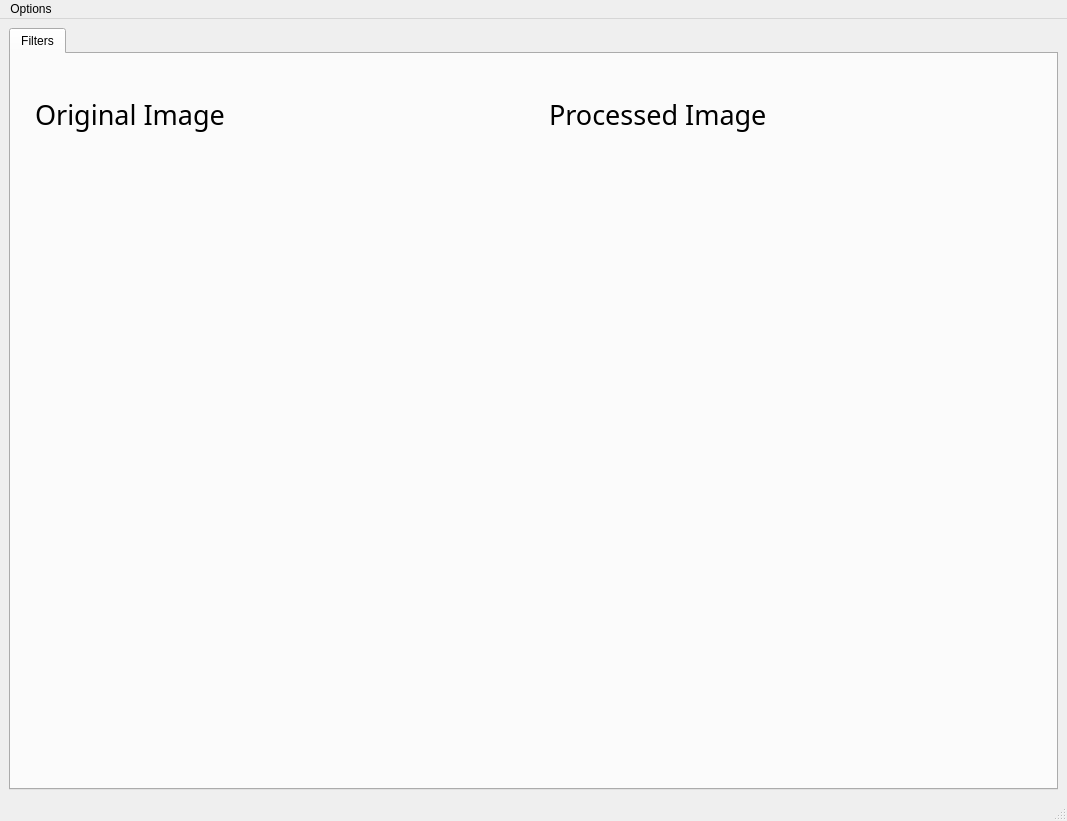
<?xml version="1.0" encoding="UTF-8"?>
<ui version="4.0">
 <class>MainWindow</class>
 <widget class="QMainWindow" name="MainWindow">
  <property name="geometry">
   <rect>
    <x>0</x>
    <y>0</y>
    <width>1067</width>
    <height>821</height>
   </rect>
  </property>
  <property name="maximumSize">
   <size>
    <width>1067</width>
    <height>821</height>
   </size>
  </property>
  <property name="windowTitle">
   <string>Image Processer</string>
  </property>
  <widget class="QWidget" name="centralwidget">
   <layout class="QGridLayout" name="gridLayout">
    <item row="0" column="0">
     <widget class="QTabWidget" name="tabWidget">
      <property name="currentIndex">
       <number>0</number>
      </property>
      <widget class="QWidget" name="tab">
       <attribute name="title">
        <string>Filters</string>
       </attribute>
       <widget class="QWidget" name="layoutWidget">
        <property name="geometry">
         <rect>
          <x>10</x>
          <y>13</y>
          <width>1021</width>
          <height>701</height>
         </rect>
        </property>
        <layout class="QVBoxLayout" name="verticalLayout_4" stretch="5">
         <item>
          <layout class="QHBoxLayout" name="horizontalLayout_3">
           <item>
            <layout class="QVBoxLayout" name="verticalLayout">
             <item>
              <widget class="QLabel" name="label">
               <property name="maximumSize">
                <size>
                 <width>331</width>
                 <height>51</height>
                </size>
               </property>
               <property name="font">
                <font>
                 <family>MV Boli</family>
                 <pointsize>20</pointsize>
                </font>
               </property>
               <property name="text">
                <string>  Original Image</string>
               </property>
              </widget>
             </item>
             <item>
              <widget class="QLabel" name="original_image">
               <property name="maximumSize">
                <size>
                 <width>600</width>
                 <height>600</height>
                </size>
               </property>
               <property name="text">
                <string/>
               </property>
               <property name="scaledContents">
                <bool>true</bool>
               </property>
              </widget>
             </item>
            </layout>
           </item>
           <item>
            <layout class="QVBoxLayout" name="verticalLayout_3">
             <item>
              <widget class="QLabel" name="label_4">
               <property name="maximumSize">
                <size>
                 <width>281</width>
                 <height>51</height>
                </size>
               </property>
               <property name="font">
                <font>
                 <family>MV Boli</family>
                 <pointsize>20</pointsize>
                </font>
               </property>
               <property name="text">
                <string>  Processed Image </string>
               </property>
              </widget>
             </item>
             <item>
              <widget class="QLabel" name="processed_image">
               <property name="maximumSize">
                <size>
                 <width>600</width>
                 <height>600</height>
                </size>
               </property>
               <property name="text">
                <string/>
               </property>
               <property name="scaledContents">
                <bool>true</bool>
               </property>
              </widget>
             </item>
            </layout>
           </item>
          </layout>
         </item>
        </layout>
       </widget>
      </widget>
     </widget>
    </item>
   </layout>
  </widget>
  <widget class="QMenuBar" name="menubar">
   <property name="geometry">
    <rect>
     <x>0</x>
     <y>0</y>
     <width>1067</width>
     <height>26</height>
    </rect>
   </property>
   <widget class="QMenu" name="menuFile">
    <property name="title">
     <string>Options</string>
    </property>
    <addaction name="actionImage_Recognition"/>
    <addaction name="actionImage_Detection"/>
   </widget>
   <addaction name="menuFile"/>
  </widget>
  <widget class="QStatusBar" name="statusbar"/>
  <action name="actionLoad_Image">
   <property name="text">
    <string>Image Detection</string>
   </property>
  </action>
  <action name="actionHistogram">
   <property name="text">
    <string>Histogram</string>
   </property>
  </action>
  <action name="actionHyprid_Image">
   <property name="text">
    <string>Hyprid Image</string>
   </property>
  </action>
  <action name="actionRGB_Histogram">
   <property name="text">
    <string>RGB Histogram</string>
   </property>
  </action>
  <action name="actionImage_Equalization">
   <property name="text">
    <string>Image Equalization</string>
   </property>
  </action>
  <action name="actionImage_Normalization">
   <property name="text">
    <string>Image Normalization</string>
   </property>
  </action>
  <action name="actionGlobal_Threshold">
   <property name="text">
    <string>Global Threshold</string>
   </property>
  </action>
  <action name="actionLocal_Threshold">
   <property name="text">
    <string>Local Threshold</string>
   </property>
  </action>
  <action name="actionImage_Recognition">
   <property name="text">
    <string>Face Recognition</string>
   </property>
  </action>
  <action name="actionImage_Detection">
   <property name="text">
    <string>Face Detection</string>
   </property>
  </action>
 </widget>
 <resources/>
 <connections/>
</ui>
